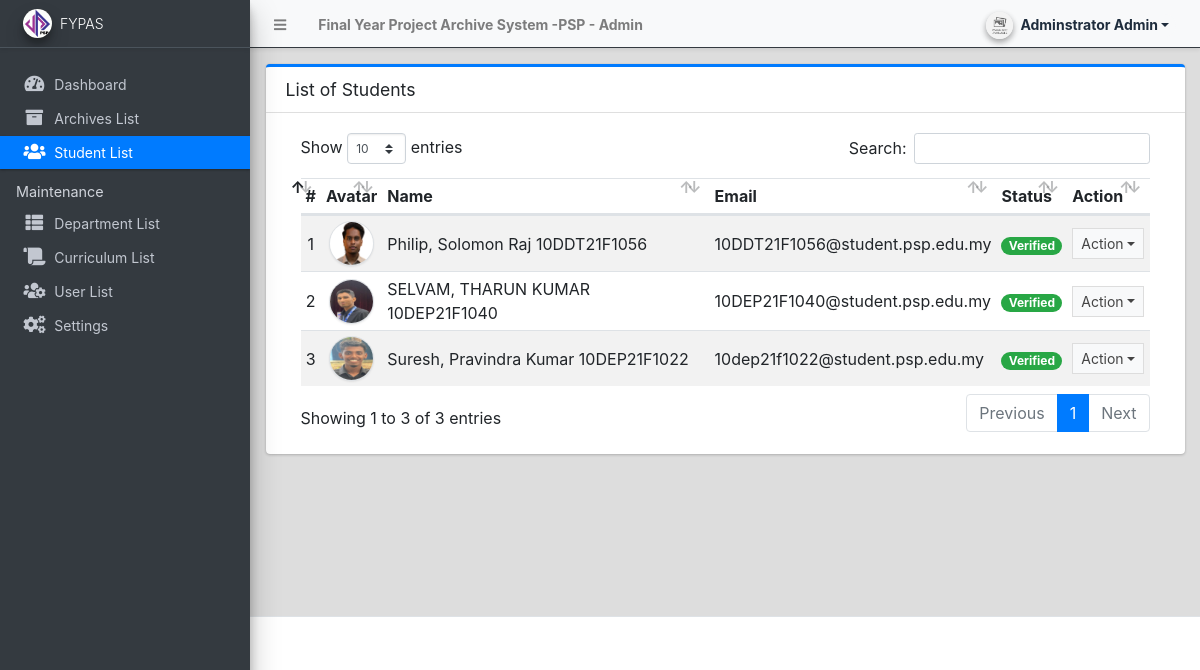
Page /admin/?page=students (signed in) on the committed database.
### tables this page shows
CREATE TABLE `student_list` (
  `id` int(30) NOT NULL,
  `firstname` text NOT NULL,
  `matrix` text NOT NULL,
  `lastname` text NOT NULL,
  `department_id` int(30) NOT NULL,
  `curriculum_id` int(30) NOT NULL,
  `email` text NOT NULL,
  `password` text NOT NULL,
  `gender` varchar(50) NOT NULL,
  `status` tinyint(4) NOT NULL DEFAULT 0,
  `avatar` text NOT NULL,
  `date_created` datetime NOT NULL DEFAULT current_timestamp(),
  `date_updated` datetime DEFAULT NULL ON UPDATE current_timestamp()
);

### config.php (called while the page is built, shortened)
<?php
function validate_image($file){
	if(!empty($file)){
        $ex = explode('?',$file);
        $file = $ex[0];
        $param =  isset($ex[1]) ? '?'.$ex[1]  : '';
		if(is_file(base_app.$file)){
			return base_url.$file.$param;
		}else{
			return base_url.'dist/img/no-image-available.png';
		}
	}else{
		return base_url.'dist/img/no-image-available.png';
	}
}
?>

### admin/students/index.php (the view, shortened to what this page needs)
<div class="card card-outline card-primary">
	<div class="card-header">
		<h3 class="card-title">List of Students</h3>
	</div>
	<div class="card-body">
		<div class="container-fluid">
        <div class="container-fluid">
			<table class="table table-hover table-striped">
				<!-- <colgroup>
					<col width="5%">
					<col width="10%">
					<col width="20%">
					<col width="20%">
					<col width="15%">
					<col width="15%">
					<col width="10%">
				</colgroup> -->
				<thead>
					<tr>
						<th>#</th>
						<th>Avatar</th>
						<th>Name</th>
						<th>Email</th>
						<th>Status</th>
						<th>Action</th>
					</tr>
				</thead>
				<tbody>
					<?php
						$i = 1;
						$qry = $conn->query("SELECT *,concat(lastname,', ',firstname,' ', matrix) as name from `student_list`  order by concat(lastname,', ',firstname,' ', matrix) asc ");
						while($row = $qry->fetch_assoc()):
					?>
						<tr>
							<td class="text-center"><?php echo $i++; ?></td>
							<td class="text-center"><img src="<?php echo validate_image($row['avatar']) ?>" class="img-avatar img-thumbnail p-0 border-2" alt="user_avatar"></td>
							<td><?php echo ucwords($row['name']) ?></td>
							<td ><p class="m-0 truncate-1"><?php echo $row['email'] ?></p></td>
							<td class="text-center">
								<?php if($row['status'] == 1): ?>
									<span class="badge badge-pill badge-success">Verified</span>
								<?php else: ?>
								<span class="badge badge-pill badge-primary">Not Verified</span>
								<?php endif; ?>
							</td>
							<td align="center">
								 <button type="button" class="btn btn-flat btn-default btn-sm dropdown-toggle dropdown-icon" data-toggle="dropdown">
				                  		Action
				                  </button>
							</td>
						</tr>
					<?php endwhile; ?>
				</tbody>
			</table>
		</div>
		</div>
	</div>
</div>

### admin/students/index.php (style rules this page uses)
.img-avatar { width:45px; height:45px; object-fit:cover; object-position:center center; border-radius:100%; }

### rows in the picture
student_list: avatar (picture), name "Philip, Solomon Raj 10DDT21F1056", email "10DDT21F1056@student.psp.edu.my", status "Verified"
student_list: avatar (picture), name "SELVAM, THARUN KUMAR 10DEP21F1040", email "10DEP21F1040@student.psp.edu.my", status "Verified"
student_list: avatar (picture), name "Suresh, Pravindra Kumar 10DEP21F1022", email "10dep21f1022@student.psp.edu.my", status "Verified"

### other values in the picture
$_settings->info('name') "Final Year Project Archive System -PSP"
$_settings->userdata('firstname').' '.$_settings->userdata('lastname') "Adminstrator Admin"
$_settings->info('short_name') "FYPAS"
